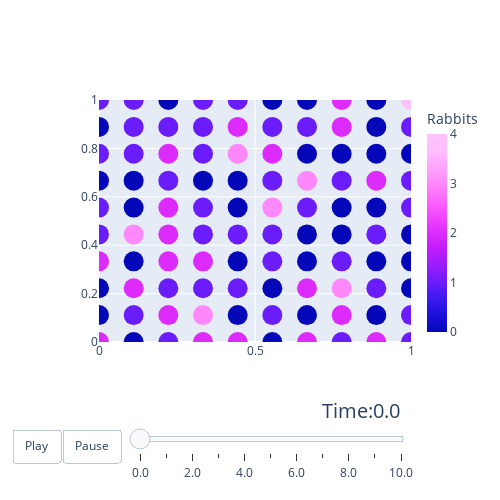

Source (notebook cell):
### Markdown cell above
That plot is somewhat boring though, so lets plot the populations of `Rabbits` over time using Plotly anumation.

### Code cell
results.plot_species(
    # Set the target species to visualize
    species='Rabbits',
    
    # Set to True to use Plotly animation
    animated=True,
    
    # Set the size of the Particles
    size=20
)

### Figure 1 — Plotly figure (JSON) as saved in the notebook; plotly's stock layout.template omitted (floating-point values rounded to 4 significant figures)
{"data": [{"marker": {"color": [2, 0, 0, 2, 1, 1, 0, 1, 0, 1, 0, 1, 2, 0, 3, 0, 0, 1, 1, 1, 1, 2, 1, 2, 2, 2, 1, 2, 1, 0, 2, 3, 1, 2, 1, 1, 0, 1, 1, 1, 2, 0, 1, 0, 1, 0, 0, 3, 2, 1, 0, 1, 0, 1, 1, 3, 1, 2, 1, 0, 2, 0, 2, 0, 0, 1, 3, 0, 1, 0, 1, 2, 3, 1, 0, 0, 1, 0, 2, 2, 2, 0, 1, 0, 1, 0, 2, 0, 0, 0, 1, 1, 0, 0, 0, 1, 1, 0, 1, 4], "colorbar": {"thickness": 20, "title": {"text": "Rabbits"}}, "colorscale": [[0, "#0508b8"], [0.08333, "#1910d8"], [0.1667, "#3c19f0"], [0.25, "#6b1cfb"], [0.3333, "#981cfd"], [0.4167, "#bf1cfd"], [0.5, "#dd2bfd"], [0.5833, "#f246fe"], [0.6667, "#fc67fd"], [0.75, "#fe88fc"], [0.8333, "#fea5fd"], [0.9167, "#febefe"], [1, "#fec3fe"]], "size": 20}, "mode": "markers", "name": "Rabbits", "type": "scatter", "x": [0, 0, 0, 0, 0, 0, 0, 0, 0, 0, 0.1111, 0.1111, 0.1111, 0.1111, 0.1111, 0.1111, 0.1111, 0.1111, 0.1111, 0.1111, 0.2222, 0.2222, 0.2222, 0.2222, 0.2222, 0.2222, 0.2222, 0.2222, 0.2222, 0.2222, 0.3333, 0.3333, 0.3333, 0.3333, 0.3333, 0.3333, 0.3333, 0.3333, 0.3333, 0.3333, 0.4444, 0.4444, 0.4444, 0.4444, 0.4444, 0.4444, 0.4444, 0.4444, 0.4444, 0.4444, 0.5556, 0.5556, 0.5556, 0.5556, 0.5556, 0.5556, 0.5556, 0.5556, 0.5556, 0.5556, 0.6667, 0.6667, 0.6667, 0.6667, 0.6667, 0.6667, 0.6667, 0.6667, 0.6667, 0.6667, 0.7778, 0.7778, 0.7778, 0.7778, 0.7778, 0.7778, 0.7778, 0.7778, 0.7778, 0.7778, 0.8889, 0.8889, 0.8889, 0.8889, 0.8889, 0.8889, 0.8889, 0.8889, 0.8889, 0.8889, 1, 1, 1, 1, 1, 1, 1, 1, 1, 1], "y": [0, 0.1111, 0.2222, 0.3333, 0.4444, 0.5556, 0.6667, 0.7778, 0.8889, 1, 0, 0.1111, 0.2222, 0.3333, 0.4444, 0.5556, 0.6667, 0.7778, 0.8889, 1, 0, 0.1111, 0.2222, 0.3333, 0.4444, 0.5556, 0.6667, 0.7778, 0.8889, 1, 0, 0.1111, 0.2222, 0.3333, 0.4444, 0.5556, 0.6667, 0.7778, 0.8889, 1, 0, 0.1111, 0.2222, 0.3333, 0.4444, 0.5556, 0.6667, 0.7778, 0.8889, 1, 0, 0.1111, 0.2222, 0.3333, 0.4444, 0.5556, 0.6667, 0.7778, 0.8889, 1, 0, 0.1111, 0.2222, 0.3333, 0.4444, 0.5556, 0.6667, 0.7778, 0.8889, 1, 0, 0.1111, 0.2222, 0.3333, 0.4444, 0.5556, 0.6667, 0.7778, 0.8889, 1, 0, 0.1111, 0.2222, 0.3333, 0.4444, 0.5556, 0.6667, 0.7778, 0.8889, 1, 0, 0.1111, 0.2222, 0.3333, 0.4444, 0.5556, 0.6667, 0.7778, 0.8889, 1]}], "layout": {"height": 500, "scene": {"aspectmode": "data"}, "sliders": [{"active": 0, "currentvalue": {"font": {"size": 20}, "prefix": "Time:", "visible": true, "xanchor": "right"}, "len": 0.9, "pad": {"b": 10, "t": 50}, "steps": [{"args": [["0.0"], {"frame": {"duration": 500, "redraw": true}, "mode": "immediate", "transition": {"duration": 300}}], "label": "0.0", "method": "animate"}, {"args": [["1.0"], {"frame": {"duration": 500, "redraw": true}, "mode": "immediate", "transition": {"duration": 300}}], "label": "1.0", "method": "animate"}, {"args": [["2.0"], {"frame": {"duration": 500, "redraw": true}, "mode": "immediate", "transition": {"duration": 300}}], "label": "2.0", "method": "animate"}, {"args": [["3.0"], {"frame": {"duration": 500, "redraw": true}, "mode": "immediate", "transition": {"duration": 300}}], "label": "3.0", "method": "animate"}, {"args": [["4.0"], {"frame": {"duration": 500, "redraw": true}, "mode": "immediate", "transition": {"duration": 300}}], "label": "4.0", "method": "animate"}, {"args": [["5.0"], {"frame": {"duration": 500, "redraw": true}, "mode": "immediate", "transition": {"duration": 300}}], "label": "5.0", "method": "animate"}, {"args": [["6.0"], {"frame": {"duration": 500, "redraw": true}, "mode": "immediate", "transition": {"duration": 300}}], "label": "6.0", "method": "animate"}, {"args": [["7.0"], {"frame": {"duration": 500, "redraw": true}, "mode": "immediate", "transition": {"duration": 300}}], "label": "7.0", "method": "animate"}, {"args": [["8.0"], {"frame": {"duration": 500, "redraw": true}, "mode": "immediate", "transition": {"duration": 300}}], "label": "8.0", "method": "animate"}, {"args": [["9.0"], {"frame": {"duration": 500, "redraw": true}, "mode": "immediate", "transition": {"duration": 300}}], "label": "9.0", "method": "animate"}, {"args": [["10.0"], {"frame": {"duration": 500, "redraw": true}, "mode": "immediate", "transition": {"duration": 300}}], "label": "10.0", "method": "animate"}], "transition": {"duration": 300, "easing": "cubic-in-out"}, "x": 0.1, "xanchor": "left", "y": 0, "yanchor": "top"}], "updatemenus": [{"buttons": [{"args": [null, {"frame": {"duration": 500, "redraw": false}, "fromcurrent": true, "transition": {"duration": 300, "easing": "quadratic-in-out"}}], "label": "Play", "method": "animate"}, {"args": [[null], {"frame": {"duration": 0, "redraw": false}, "mode": "immediate", "transition": {"duration": 0}}], "label": "Pause", "method": "animate"}], "direction": "left", "pad": {"r": 10, "t": 87}, "showactive": false, "type": "buttons", "x": 0.1, "xanchor": "right", "y": 0, "yanchor": "top"}], "width": 500, "xaxis": {"range": [0, 1]}, "yaxis": {"range": [0, 1]}}}
